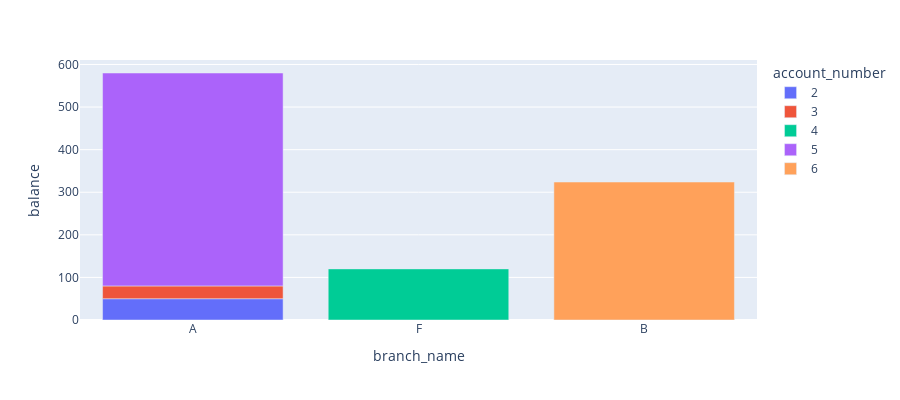

Here is the notebook cell this chart was saved with:
### Markdown cell above
# Q3

### Code cell
df = pd.read_sql("select * from account", con=engine1)  # use engine1 from previous cell

fig = px.bar(
    df,
    x="branch_name",
    y="balance",
    hover_data=["branch_name", "balance"],
    color="account_number",
    height=400,
)
fig.show()

### Figure 1 — Plotly figure (JSON) as saved in the notebook; plotly's stock layout.template omitted (floating-point values rounded to 4 significant figures)
{"data": [{"alignmentgroup": "True", "hovertemplate": "account_number=2<br>branch_name=%{x}<br>balance=%{y}<extra></extra>", "legendgroup": "2", "marker": {"color": "#636efa", "pattern": {"shape": ""}}, "name": "2", "offsetgroup": "2", "orientation": "v", "showlegend": true, "textposition": "auto", "type": "bar", "x": ["A"], "xaxis": "x", "y": [50], "yaxis": "y"}, {"alignmentgroup": "True", "hovertemplate": "account_number=3<br>branch_name=%{x}<br>balance=%{y}<extra></extra>", "legendgroup": "3", "marker": {"color": "#EF553B", "pattern": {"shape": ""}}, "name": "3", "offsetgroup": "3", "orientation": "v", "showlegend": true, "textposition": "auto", "type": "bar", "x": ["A"], "xaxis": "x", "y": [30], "yaxis": "y"}, {"alignmentgroup": "True", "hovertemplate": "account_number=4<br>branch_name=%{x}<br>balance=%{y}<extra></extra>", "legendgroup": "4", "marker": {"color": "#00cc96", "pattern": {"shape": ""}}, "name": "4", "offsetgroup": "4", "orientation": "v", "showlegend": true, "textposition": "auto", "type": "bar", "x": ["F"], "xaxis": "x", "y": [120], "yaxis": "y"}, {"alignmentgroup": "True", "hovertemplate": "account_number=5<br>branch_name=%{x}<br>balance=%{y}<extra></extra>", "legendgroup": "5", "marker": {"color": "#ab63fa", "pattern": {"shape": ""}}, "name": "5", "offsetgroup": "5", "orientation": "v", "showlegend": true, "textposition": "auto", "type": "bar", "x": ["A"], "xaxis": "x", "y": [500], "yaxis": "y"}, {"alignmentgroup": "True", "hovertemplate": "account_number=6<br>branch_name=%{x}<br>balance=%{y}<extra></extra>", "legendgroup": "6", "marker": {"color": "#FFA15A", "pattern": {"shape": ""}}, "name": "6", "offsetgroup": "6", "orientation": "v", "showlegend": true, "textposition": "auto", "type": "bar", "x": ["B"], "xaxis": "x", "y": [324], "yaxis": "y"}], "layout": {"barmode": "relative", "height": 400, "legend": {"title": {"text": "account_number"}, "tracegroupgap": 0}, "margin": {"t": 60}, "xaxis": {"anchor": "y", "domain": [0, 1], "title": {"text": "branch_name"}}, "yaxis": {"anchor": "x", "domain": [0, 1], "title": {"text": "balance"}}}}
